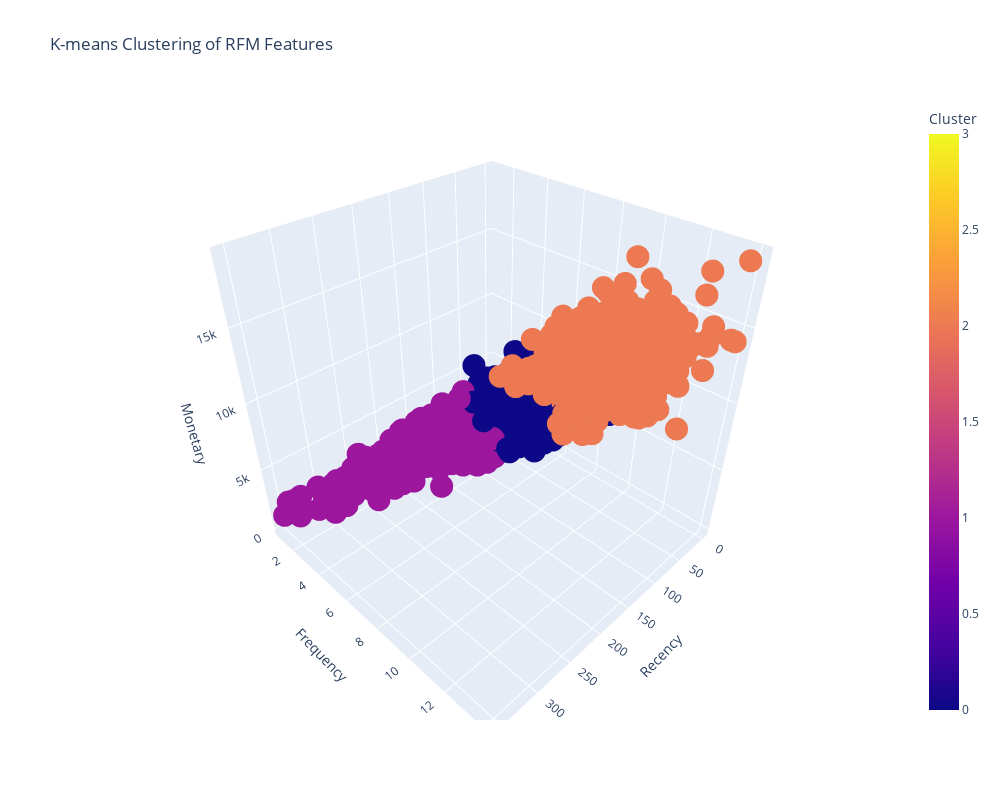

This figure's notebook cell:
### Code cell
import plotly.express as px

fig = px.scatter_3d(
    rfm_df,
    x='Recency',
    y='Frequency',
    z='Monetary',
    color='Cluster',
    title='K-means Clustering of RFM Features',
    labels={'Recency': 'Recency', 'Frequency': 'Frequency', 'Monetary': 'Monetary', 'Cluster': 'Cluster'},
    size_max=1,  # Set maximum marker size
)


fig.update_layout(scene=dict(aspectmode="cube"), width=1000, height=800)

fig.show()

### Figure 1 — Plotly figure (JSON) as saved in the notebook; plotly's stock layout.template omitted (floating-point values rounded to 4 significant figures; data arrays with more than 128 entries replaced by an {"elided": "..."} marker saying what was removed)
{"data": [{"hovertemplate": "Recency=%{x}<br>Frequency=%{y}<br>Monetary=%{z}<br>Cluster=%{marker.color}<extra></extra>", "legendgroup": "", "marker": {"color": {"elided": "3486 int values"}, "coloraxis": "coloraxis", "symbol": "circle"}, "mode": "markers", "name": "", "scene": "scene", "showlegend": false, "type": "scatter3d", "x": {"elided": "3486 int values"}, "y": {"elided": "3486 int values"}, "z": {"elided": "3486 float values"}}], "layout": {"coloraxis": {"colorbar": {"title": {"text": "Cluster"}}, "colorscale": [[0, "#0d0887"], [0.1111, "#46039f"], [0.2222, "#7201a8"], [0.3333, "#9c179e"], [0.4444, "#bd3786"], [0.5556, "#d8576b"], [0.6667, "#ed7953"], [0.7778, "#fb9f3a"], [0.8889, "#fdca26"], [1, "#f0f921"]]}, "height": 800, "legend": {"tracegroupgap": 0}, "scene": {"aspectmode": "cube", "domain": {"x": [0, 1], "y": [0, 1]}, "xaxis": {"title": {"text": "Recency"}}, "yaxis": {"title": {"text": "Frequency"}}, "zaxis": {"title": {"text": "Monetary"}}}, "title": {"text": "K-means Clustering of RFM Features"}, "width": 1000}}
